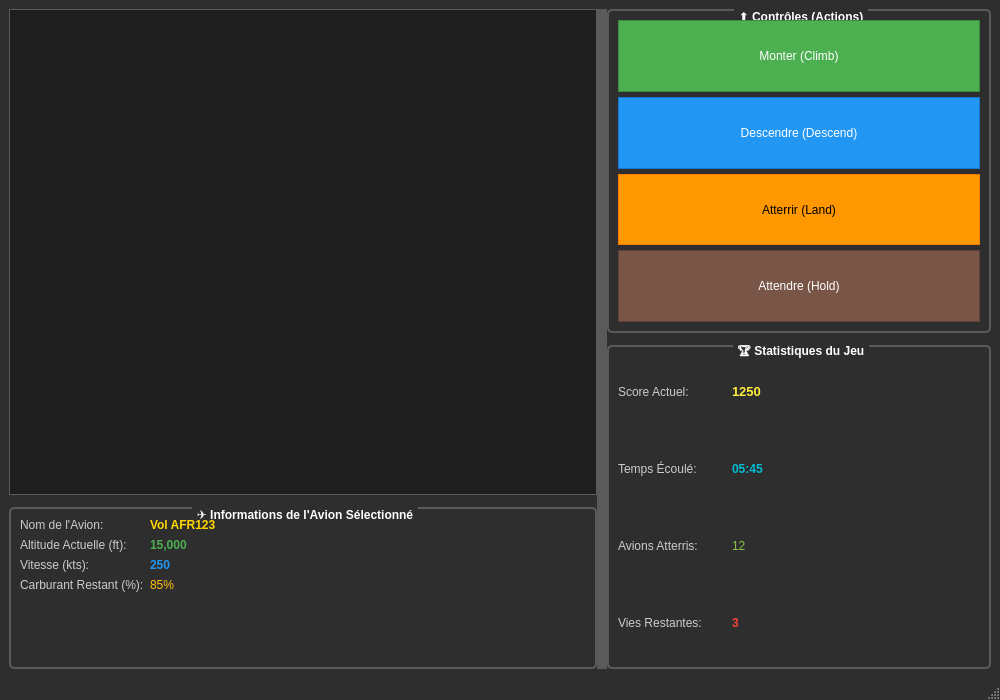
<?xml version="1.0" encoding="UTF-8"?>
<ui version="4.0">
 <class>MainWindow</class>
 <widget class="QMainWindow" name="MainWindow">
  <property name="geometry">
   <rect>
    <x>0</x>
    <y>0</y>
    <width>1000</width>
    <height>700</height>
   </rect>
  </property>
  <property name="windowTitle">
   <string>Contrôle Aérien - Tableau de Bord Coloré</string>
  </property>
  <property name="styleSheet">
   <string>/* Style général (Dark Mode) */
QMainWindow {
    background-color: #2e2e2e;
}
QWidget#centralwidget {
    background-color: #2e2e2e;
}
QGroupBox {
    border: 2px solid #5a5a5a;
    border-radius: 5px;
    margin-top: 1ex;
    font-weight: bold;
    color: #ffffff; /* Texte du titre en blanc */
}
QGroupBox::title {
    subcontrol-origin: margin;
    subcontrol-position: top center;
    padding: 0 3px;
    background-color: #2e2e2e;
}
QLabel {
    color: #cccccc; /* Texte général des labels */
}
QGraphicsView {
    background-color: #1e1e1e; /* Fond de la carte ou vue graphique */
    border: 1px solid #5a5a5a;
}
QSplitter::handle {
    background-color: #5a5a5a;
}</string>
  </property>
  <widget class="QWidget" name="centralwidget">
   <layout class="QHBoxLayout" name="horizontalLayout">
    <item>
     <widget class="QSplitter" name="mainSplitter">
      <property name="orientation">
       <enum>Qt::Horizontal</enum>
      </property>
      <property name="handleWidth">
       <number>10</number>
      </property>
      <property name="childrenCollapsible">
       <bool>false</bool>
      </property>
      <widget class="QWidget" name="leftPanel" native="true">
       <layout class="QVBoxLayout" name="verticalLayout_left">
        <property name="spacing">
         <number>12</number>
        </property>
        <property name="leftMargin">
         <number>0</number>
        </property>
        <property name="topMargin">
         <number>0</number>
        </property>
        <property name="rightMargin">
         <number>0</number>
        </property>
        <property name="bottomMargin">
         <number>0</number>
        </property>
        <item>
         <widget class="QGraphicsView" name="graphicsView">
          <property name="sizePolicy">
           <sizepolicy hsizetype="Expanding" vsizetype="Expanding">
            <horstretch>0</horstretch>
            <verstretch>3</verstretch>
           </sizepolicy>
          </property>
          <property name="frameShape">
           <enum>QFrame::StyledPanel</enum>
          </property>
          <property name="frameShadow">
           <enum>QFrame::Sunken</enum>
          </property>
          <property name="lineWidth">
           <number>1</number>
          </property>
         </widget>
        </item>
        <item>
         <widget class="QGroupBox" name="generalInfoGroup">
          <property name="sizePolicy">
           <sizepolicy hsizetype="Preferred" vsizetype="Expanding">
            <horstretch>0</horstretch>
            <verstretch>1</verstretch>
           </sizepolicy>
          </property>
          <property name="title">
           <string>✈️ Informations de l'Avion Sélectionné</string>
          </property>
          <layout class="QFormLayout" name="formLayout_info">
           <property name="fieldGrowthPolicy">
            <enum>QFormLayout::AllNonFixedFieldsGrow</enum>
           </property>
           <item row="0" column="0">
            <widget class="QLabel" name="label_airplane_name">
             <property name="text">
              <string>Nom de l'Avion:</string>
             </property>
            </widget>
           </item>
           <item row="0" column="1">
            <widget class="QLabel" name="value_airplane_name">
             <property name="font">
              <font>
               <weight>75</weight>
               <bold>true</bold>
              </font>
             </property>
             <property name="styleSheet">
              <string>color: #FFD700;</string>
             </property>
             <property name="text">
              <string>Vol AFR123</string>
             </property>
            </widget>
           </item>
           <item row="1" column="0">
            <widget class="QLabel" name="label_altitude">
             <property name="text">
              <string>Altitude Actuelle (ft):</string>
             </property>
            </widget>
           </item>
           <item row="1" column="1">
            <widget class="QLabel" name="value_altitude">
             <property name="font">
              <font>
               <weight>75</weight>
               <bold>true</bold>
              </font>
             </property>
             <property name="styleSheet">
              <string>color: #4CAF50;</string>
             </property>
             <property name="text">
              <string>15,000</string>
             </property>
            </widget>
           </item>
           <item row="2" column="0">
            <widget class="QLabel" name="label_speed">
             <property name="text">
              <string>Vitesse (kts):</string>
             </property>
            </widget>
           </item>
           <item row="2" column="1">
            <widget class="QLabel" name="value_speed">
             <property name="font">
              <font>
               <weight>75</weight>
               <bold>true</bold>
              </font>
             </property>
             <property name="styleSheet">
              <string>color: #2196F3;</string>
             </property>
             <property name="text">
              <string>250</string>
             </property>
            </widget>
           </item>
           <item row="3" column="0">
            <widget class="QLabel" name="label_fuel">
             <property name="text">
              <string>Carburant Restant (%):</string>
             </property>
            </widget>
           </item>
           <item row="3" column="1">
            <widget class="QLabel" name="value_fuel">
             <property name="styleSheet">
              <string>color: #FFC107;</string>
             </property>
             <property name="text">
              <string>85%</string>
             </property>
            </widget>
           </item>
          </layout>
         </widget>
        </item>
       </layout>
      </widget>
      <widget class="QWidget" name="rightPanel" native="true">
       <layout class="QVBoxLayout" name="verticalLayout_right">
        <property name="spacing">
         <number>12</number>
        </property>
        <property name="leftMargin">
         <number>0</number>
        </property>
        <property name="topMargin">
         <number>0</number>
        </property>
        <property name="rightMargin">
         <number>0</number>
        </property>
        <property name="bottomMargin">
         <number>0</number>
        </property>
        <item>
         <widget class="QGroupBox" name="controlsGroup">
          <property name="sizePolicy">
           <sizepolicy hsizetype="Preferred" vsizetype="Expanding">
            <horstretch>0</horstretch>
            <verstretch>1</verstretch>
           </sizepolicy>
          </property>
          <property name="title">
           <string>⬆️ Contrôles (Actions)</string>
          </property>
          <layout class="QVBoxLayout" name="verticalLayout_controls">
           <property name="spacing">
            <number>5</number>
           </property>
           <item>
            <widget class="QPushButton" name="button_climb">
             <property name="sizePolicy">
              <sizepolicy hsizetype="MinimumExpanding" vsizetype="Expanding">
               <horstretch>0</horstretch>
               <verstretch>1</verstretch>
              </sizepolicy>
             </property>
             <property name="styleSheet">
              <string>QPushButton { background-color: #4CAF50; color: white; border: 1px solid #388E3C; }
QPushButton:hover { background-color: #66BB6A; }</string>
             </property>
             <property name="text">
              <string>Monter (Climb)</string>
             </property>
            </widget>
           </item>
           <item>
            <widget class="QPushButton" name="button_descend">
             <property name="sizePolicy">
              <sizepolicy hsizetype="MinimumExpanding" vsizetype="Expanding">
               <horstretch>0</horstretch>
               <verstretch>1</verstretch>
              </sizepolicy>
             </property>
             <property name="styleSheet">
              <string>QPushButton { background-color: #2196F3; color: white; border: 1px solid #1976D2; }
QPushButton:hover { background-color: #42A5F5; }</string>
             </property>
             <property name="text">
              <string>Descendre (Descend)</string>
             </property>
            </widget>
           </item>
           <item>
            <widget class="QPushButton" name="button_land">
             <property name="sizePolicy">
              <sizepolicy hsizetype="MinimumExpanding" vsizetype="Expanding">
               <horstretch>0</horstretch>
               <verstretch>1</verstretch>
              </sizepolicy>
             </property>
             <property name="styleSheet">
              <string>QPushButton { background-color: #FF9800; color: black; border: 1px solid #F57C00; }
QPushButton:hover { background-color: #FFB74D; }</string>
             </property>
             <property name="text">
              <string>Atterrir (Land)</string>
             </property>
            </widget>
           </item>
           <item>
            <widget class="QPushButton" name="button_hold">
             <property name="sizePolicy">
              <sizepolicy hsizetype="MinimumExpanding" vsizetype="Expanding">
               <horstretch>0</horstretch>
               <verstretch>1</verstretch>
              </sizepolicy>
             </property>
             <property name="styleSheet">
              <string>QPushButton { background-color: #795548; color: white; border: 1px solid #5D4037; }
QPushButton:hover { background-color: #A1887F; }</string>
             </property>
             <property name="text">
              <string>Attendre (Hold)</string>
             </property>
            </widget>
           </item>
          </layout>
         </widget>
        </item>
        <item>
         <widget class="QGroupBox" name="statsGroup">
          <property name="sizePolicy">
           <sizepolicy hsizetype="Preferred" vsizetype="Expanding">
            <horstretch>0</horstretch>
            <verstretch>1</verstretch>
           </sizepolicy>
          </property>
          <property name="title">
           <string>🏆 Statistiques du Jeu</string>
          </property>
          <layout class="QFormLayout" name="formLayout_stats">
           <property name="fieldGrowthPolicy">
            <enum>QFormLayout::AllNonFixedFieldsGrow</enum>
           </property>
           <property name="labelAlignment">
            <set>Qt::AlignLeading|Qt::AlignLeft|Qt::AlignVCenter</set>
           </property>
           <property name="formAlignment">
            <set>Qt::AlignLeading|Qt::AlignLeft|Qt::AlignTop</set>
           </property>
           <property name="rowWrapPolicy">
            <enum>QFormLayout::DontWrapRows</enum>
           </property>
           <property name="horizontalSpacing">
            <number>30</number>
           </property>
           <property name="labelSretch">
            <number>1</number>
           </property>
           <property name="fieldStretch">
            <number>2</number>
           </property>
           <item row="0" column="0">
            <widget class="QLabel" name="stat_label_score">
             <property name="sizePolicy">
              <sizepolicy hsizetype="Preferred" vsizetype="Expanding">
               <horstretch>0</horstretch>
               <verstretch>1</verstretch>
              </sizepolicy>
             </property>
             <property name="text">
              <string>Score Actuel:</string>
             </property>
             <property name="alignment">
              <set>Qt::AlignLeading|Qt::AlignLeft|Qt::AlignVCenter</set>
             </property>
            </widget>
           </item>
           <item row="0" column="1">
            <widget class="QLabel" name="stat_value_score">
             <property name="sizePolicy">
              <sizepolicy hsizetype="Preferred" vsizetype="Expanding">
               <horstretch>0</horstretch>
               <verstretch>1</verstretch>
              </sizepolicy>
             </property>
             <property name="font">
              <font>
               <pointsize>10</pointsize>
               <weight>75</weight>
               <bold>true</bold>
              </font>
             </property>
             <property name="styleSheet">
              <string>color: #FFEB3B;</string>
             </property>
             <property name="text">
              <string>1250</string>
             </property>
             <property name="alignment">
              <set>Qt::AlignLeading|Qt::AlignLeft|Qt::AlignVCenter</set>
             </property>
            </widget>
           </item>
           <item row="1" column="0">
            <widget class="QLabel" name="stat_label_time">
             <property name="sizePolicy">
              <sizepolicy hsizetype="Preferred" vsizetype="Expanding">
               <horstretch>0</horstretch>
               <verstretch>1</verstretch>
              </sizepolicy>
             </property>
             <property name="text">
              <string>Temps Écoulé:</string>
             </property>
             <property name="alignment">
              <set>Qt::AlignLeading|Qt::AlignLeft|Qt::AlignVCenter</set>
             </property>
            </widget>
           </item>
           <item row="1" column="1">
            <widget class="QLabel" name="stat_value_time">
             <property name="sizePolicy">
              <sizepolicy hsizetype="Preferred" vsizetype="Expanding">
               <horstretch>0</horstretch>
               <verstretch>1</verstretch>
              </sizepolicy>
             </property>
             <property name="font">
              <font>
               <weight>75</weight>
               <bold>true</bold>
              </font>
             </property>
             <property name="styleSheet">
              <string>color: #00BCD4;</string>
             </property>
             <property name="text">
              <string>05:45</string>
             </property>
             <property name="alignment">
              <set>Qt::AlignLeading|Qt::AlignLeft|Qt::AlignVCenter</set>
             </property>
            </widget>
           </item>
           <item row="2" column="0">
            <widget class="QLabel" name="stat_label_landed">
             <property name="sizePolicy">
              <sizepolicy hsizetype="Preferred" vsizetype="Expanding">
               <horstretch>0</horstretch>
               <verstretch>1</verstretch>
              </sizepolicy>
             </property>
             <property name="text">
              <string>Avions Atterris:</string>
             </property>
             <property name="alignment">
              <set>Qt::AlignLeading|Qt::AlignLeft|Qt::AlignVCenter</set>
             </property>
            </widget>
           </item>
           <item row="2" column="1">
            <widget class="QLabel" name="stat_value_landed">
             <property name="sizePolicy">
              <sizepolicy hsizetype="Preferred" vsizetype="Expanding">
               <horstretch>0</horstretch>
               <verstretch>1</verstretch>
              </sizepolicy>
             </property>
             <property name="styleSheet">
              <string>color: #8BC34A;</string>
             </property>
             <property name="text">
              <string>12</string>
             </property>
             <property name="alignment">
              <set>Qt::AlignLeading|Qt::AlignLeft|Qt::AlignVCenter</set>
             </property>
            </widget>
           </item>
           <item row="3" column="0">
            <widget class="QLabel" name="stat_label_lives">
             <property name="sizePolicy">
              <sizepolicy hsizetype="Preferred" vsizetype="Expanding">
               <horstretch>0</horstretch>
               <verstretch>1</verstretch>
              </sizepolicy>
             </property>
             <property name="text">
              <string>Vies Restantes:</string>
             </property>
             <property name="alignment">
              <set>Qt::AlignLeading|Qt::AlignLeft|Qt::AlignVCenter</set>
             </property>
            </widget>
           </item>
           <item row="3" column="1">
            <widget class="QLabel" name="stat_value_lives">
             <property name="sizePolicy">
              <sizepolicy hsizetype="Preferred" vsizetype="Expanding">
               <horstretch>0</horstretch>
               <verstretch>1</verstretch>
              </sizepolicy>
             </property>
             <property name="font">
              <font>
               <weight>75</weight>
               <bold>true</bold>
              </font>
             </property>
             <property name="styleSheet">
              <string>color: #F44336; /* Rouge pour les vies restantes (critique) */</string>
             </property>
             <property name="text">
              <string>3</string>
             </property>
             <property name="alignment">
              <set>Qt::AlignLeading|Qt::AlignLeft|Qt::AlignVCenter</set>
             </property>
            </widget>
           </item>
          </layout>
         </widget>
        </item>
       </layout>
      </widget>
     </widget>
    </item>
   </layout>
  </widget>
  <widget class="QStatusBar" name="statusbar"/>
 </widget>
 <customwidgets>
  <customwidget>
   <class>QGraphicsView</class>
   <extends>QAbstractScrollArea</extends>
   <header>qgraphicsview.h</header>
  </customwidget>
 </customwidgets>
 <resources/>
 <connections/>
</ui>
